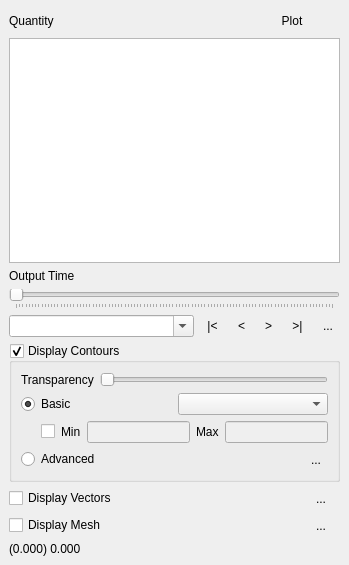
<?xml version="1.0" encoding="UTF-8"?>
<ui version="4.0">
 <class>DockWidget</class>
 <widget class="QDockWidget" name="DockWidget">
  <property name="geometry">
   <rect>
    <x>0</x>
    <y>0</y>
    <width>349</width>
    <height>565</height>
   </rect>
  </property>
  <property name="windowTitle">
   <string>Crayfish</string>
  </property>
  <widget class="QWidget" name="dockWidgetContents">
   <layout class="QVBoxLayout" name="verticalLayout_2">
    <item>
     <layout class="QHBoxLayout" name="horizontalLayout_6">
      <item>
       <widget class="QLabel" name="label">
        <property name="text">
         <string>Quantity</string>
        </property>
       </widget>
      </item>
      <item>
       <widget class="QToolButton" name="btnPlot">
        <property name="text">
         <string>Plot</string>
        </property>
        <property name="checkable">
         <bool>true</bool>
        </property>
        <property name="toolButtonStyle">
         <enum>Qt::ToolButtonTextBesideIcon</enum>
        </property>
        <property name="autoRaise">
         <bool>true</bool>
        </property>
       </widget>
      </item>
      <item>
       <widget class="QToolButton" name="btnLockCurrent">
        <property name="toolTip">
         <string>Lock rendering to the current dataset

When locked, Crayfish will render contours (and vectors)
from the selected dataset.

When unlocked, it is possible to combine rendering
of contours and vectors from different datasets
by clicking the icons next to dataset names.</string>
        </property>
        <property name="autoRaise">
         <bool>true</bool>
        </property>
       </widget>
      </item>
     </layout>
    </item>
    <item>
     <widget class="DataSetView" name="treeDataSets">
      <property name="minimumSize">
       <size>
        <width>0</width>
        <height>55</height>
       </size>
      </property>
     </widget>
    </item>
    <item>
     <widget class="QLabel" name="label_2">
      <property name="text">
       <string>Output Time</string>
      </property>
     </widget>
    </item>
    <item>
     <layout class="QGridLayout" name="gridLayout_2">
      <item row="1" column="0">
       <widget class="QComboBox" name="cboTime">
        <property name="editable">
         <bool>true</bool>
        </property>
        <property name="insertPolicy">
         <enum>QComboBox::NoInsert</enum>
        </property>
       </widget>
      </item>
      <item row="1" column="1">
       <widget class="QToolButton" name="btnFirst">
        <property name="text">
         <string>|&lt;</string>
        </property>
        <property name="autoRaise">
         <bool>true</bool>
        </property>
       </widget>
      </item>
      <item row="1" column="2">
       <widget class="QToolButton" name="btnPrev">
        <property name="text">
         <string>&lt;</string>
        </property>
        <property name="autoRaise">
         <bool>true</bool>
        </property>
       </widget>
      </item>
      <item row="1" column="3">
       <widget class="QToolButton" name="btnNext">
        <property name="text">
         <string>&gt;</string>
        </property>
        <property name="autoRaise">
         <bool>true</bool>
        </property>
       </widget>
      </item>
      <item row="1" column="4">
       <widget class="QToolButton" name="btnLast">
        <property name="text">
         <string>&gt;|</string>
        </property>
        <property name="autoRaise">
         <bool>true</bool>
        </property>
       </widget>
      </item>
      <item row="1" column="5">
       <widget class="QToolButton" name="btnTimeOptions">
        <property name="toolTip">
         <string>Advanced Contour Options</string>
        </property>
        <property name="text">
         <string>...</string>
        </property>
        <property name="popupMode">
         <enum>QToolButton::InstantPopup</enum>
        </property>
        <property name="autoRaise">
         <bool>true</bool>
        </property>
        <property name="arrowType">
         <enum>Qt::NoArrow</enum>
        </property>
       </widget>
      </item>
      <item row="0" column="0" colspan="6">
       <widget class="QSlider" name="sliderTime">
        <property name="orientation">
         <enum>Qt::Horizontal</enum>
        </property>
        <property name="tickPosition">
         <enum>QSlider::TicksBelow</enum>
        </property>
        <property name="tickInterval">
         <number>1</number>
        </property>
       </widget>
      </item>
     </layout>
    </item>
    <item>
     <widget class="QgsCollapsibleGroupBox" name="contoursGroupBox">
      <property name="title">
       <string>Display Contours</string>
      </property>
      <property name="checkable">
       <bool>true</bool>
      </property>
      <layout class="QVBoxLayout" name="verticalLayout">
       <item>
        <layout class="QHBoxLayout" name="horizontalLayout_2">
         <item>
          <widget class="QLabel" name="label_3">
           <property name="text">
            <string>Transparency</string>
           </property>
          </widget>
         </item>
         <item>
          <widget class="QSlider" name="contourTransparencySlider">
           <property name="maximum">
            <number>255</number>
           </property>
           <property name="pageStep">
            <number>20</number>
           </property>
           <property name="orientation">
            <enum>Qt::Horizontal</enum>
           </property>
          </widget>
         </item>
        </layout>
       </item>
       <item>
        <layout class="QHBoxLayout" name="horizontalLayout_3">
         <item>
          <widget class="QRadioButton" name="radContourBasic">
           <property name="text">
            <string>Basic</string>
           </property>
           <property name="checked">
            <bool>true</bool>
           </property>
          </widget>
         </item>
         <item>
          <widget class="QgsColorRampComboBox" name="cboContourBasic"/>
         </item>
        </layout>
       </item>
       <item>
        <layout class="QHBoxLayout" name="horizontalLayout">
         <item>
          <spacer name="horizontalSpacer">
           <property name="orientation">
            <enum>Qt::Horizontal</enum>
           </property>
           <property name="sizeType">
            <enum>QSizePolicy::Fixed</enum>
           </property>
           <property name="sizeHint" stdset="0">
            <size>
             <width>20</width>
             <height>20</height>
            </size>
           </property>
          </spacer>
         </item>
         <item>
          <widget class="QCheckBox" name="contourCustomRangeCheckBox">
           <property name="text">
            <string/>
           </property>
          </widget>
         </item>
         <item>
          <widget class="QLabel" name="contourMinLabel">
           <property name="text">
            <string>Min</string>
           </property>
          </widget>
         </item>
         <item>
          <widget class="QLineEdit" name="contourMinLineEdit">
           <property name="enabled">
            <bool>false</bool>
           </property>
          </widget>
         </item>
         <item>
          <widget class="QLabel" name="contourMaxLabel">
           <property name="text">
            <string>Max</string>
           </property>
          </widget>
         </item>
         <item>
          <widget class="QLineEdit" name="contourMaxLineEdit">
           <property name="enabled">
            <bool>false</bool>
           </property>
          </widget>
         </item>
        </layout>
       </item>
       <item>
        <layout class="QHBoxLayout" name="horizontalLayout_4">
         <item>
          <widget class="QRadioButton" name="radContourAdvanced">
           <property name="text">
            <string>Advanced</string>
           </property>
          </widget>
         </item>
         <item>
          <widget class="QLabel" name="lblAdvancedPreview">
           <property name="sizePolicy">
            <sizepolicy hsizetype="Fixed" vsizetype="Preferred">
             <horstretch>0</horstretch>
             <verstretch>0</verstretch>
            </sizepolicy>
           </property>
           <property name="minimumSize">
            <size>
             <width>100</width>
             <height>0</height>
            </size>
           </property>
           <property name="text">
            <string/>
           </property>
          </widget>
         </item>
         <item>
          <widget class="QToolButton" name="btnAdvanced">
           <property name="toolTip">
            <string>Advanced Contour Options</string>
           </property>
           <property name="text">
            <string>...</string>
           </property>
           <property name="popupMode">
            <enum>QToolButton::InstantPopup</enum>
           </property>
           <property name="autoRaise">
            <bool>true</bool>
           </property>
           <property name="arrowType">
            <enum>Qt::NoArrow</enum>
           </property>
          </widget>
         </item>
        </layout>
       </item>
      </layout>
     </widget>
    </item>
    <item>
     <layout class="QGridLayout" name="gridLayout">
      <property name="rightMargin">
       <number>7</number>
      </property>
      <item row="1" column="0">
       <widget class="QCheckBox" name="displayMeshCheckBox">
        <property name="text">
         <string>Display Mesh</string>
        </property>
       </widget>
      </item>
      <item row="0" column="2">
       <layout class="QHBoxLayout" name="horizontalLayout_5">
        <item>
         <spacer name="horizontalSpacer_2">
          <property name="orientation">
           <enum>Qt::Horizontal</enum>
          </property>
          <property name="sizeHint" stdset="0">
           <size>
            <width>40</width>
            <height>20</height>
           </size>
          </property>
         </spacer>
        </item>
        <item>
         <widget class="QToolButton" name="btnVectorOptions">
          <property name="toolTip">
           <string>Vector Options</string>
          </property>
          <property name="text">
           <string>...</string>
          </property>
          <property name="autoRaise">
           <bool>true</bool>
          </property>
         </widget>
        </item>
       </layout>
      </item>
      <item row="0" column="1" rowspan="2">
       <spacer name="horizontalSpacer_3">
        <property name="orientation">
         <enum>Qt::Horizontal</enum>
        </property>
        <property name="sizeHint" stdset="0">
         <size>
          <width>40</width>
          <height>20</height>
         </size>
        </property>
       </spacer>
      </item>
      <item row="0" column="0">
       <widget class="QCheckBox" name="displayVectorsCheckBox">
        <property name="text">
         <string>Display Vectors</string>
        </property>
       </widget>
      </item>
      <item row="1" column="2">
       <layout class="QHBoxLayout" name="horizontalLayout_8">
        <item>
         <spacer name="horizontalSpacer_4">
          <property name="orientation">
           <enum>Qt::Horizontal</enum>
          </property>
          <property name="sizeHint" stdset="0">
           <size>
            <width>40</width>
            <height>20</height>
           </size>
          </property>
         </spacer>
        </item>
        <item>
         <widget class="QToolButton" name="btnMeshOptions">
          <property name="enabled">
           <bool>true</bool>
          </property>
          <property name="text">
           <string>...</string>
          </property>
          <property name="autoRaise">
           <bool>true</bool>
          </property>
         </widget>
        </item>
       </layout>
      </item>
     </layout>
    </item>
    <item>
     <widget class="QLabel" name="valueLabel">
      <property name="text">
       <string>(0.000) 0.000</string>
      </property>
     </widget>
    </item>
   </layout>
  </widget>
 </widget>
 <customwidgets>
  <customwidget>
   <class>QgsCollapsibleGroupBox</class>
   <extends>QGroupBox</extends>
   <header>qgis.gui</header>
   <container>1</container>
  </customwidget>
  <customwidget>
   <class>QgsColorRampComboBox</class>
   <extends>QComboBox</extends>
   <header>qgis.gui</header>
  </customwidget>
  <customwidget>
   <class>DataSetView</class>
   <extends>QTreeView</extends>
   <header>crayfish.gui.dataset_view</header>
  </customwidget>
 </customwidgets>
 <tabstops>
  <tabstop>treeDataSets</tabstop>
  <tabstop>sliderTime</tabstop>
  <tabstop>cboTime</tabstop>
  <tabstop>btnFirst</tabstop>
  <tabstop>btnPrev</tabstop>
  <tabstop>btnNext</tabstop>
  <tabstop>btnLast</tabstop>
  <tabstop>contoursGroupBox</tabstop>
  <tabstop>contourTransparencySlider</tabstop>
  <tabstop>radContourBasic</tabstop>
  <tabstop>cboContourBasic</tabstop>
  <tabstop>contourCustomRangeCheckBox</tabstop>
  <tabstop>contourMinLineEdit</tabstop>
  <tabstop>contourMaxLineEdit</tabstop>
  <tabstop>radContourAdvanced</tabstop>
  <tabstop>btnAdvanced</tabstop>
  <tabstop>displayVectorsCheckBox</tabstop>
  <tabstop>btnVectorOptions</tabstop>
  <tabstop>displayMeshCheckBox</tabstop>
 </tabstops>
 <resources/>
 <connections>
  <connection>
   <sender>displayVectorsCheckBox</sender>
   <signal>toggled(bool)</signal>
   <receiver>DockWidget</receiver>
   <slot>displayVectorsButtonToggled()</slot>
   <hints>
    <hint type="sourcelabel">
     <x>152</x>
     <y>492</y>
    </hint>
    <hint type="destinationlabel">
     <x>454</x>
     <y>245</y>
    </hint>
   </hints>
  </connection>
  <connection>
   <sender>displayMeshCheckBox</sender>
   <signal>toggled(bool)</signal>
   <receiver>DockWidget</receiver>
   <slot>displayMeshButtonToggled()</slot>
   <hints>
    <hint type="sourcelabel">
     <x>65</x>
     <y>526</y>
    </hint>
    <hint type="destinationlabel">
     <x>5</x>
     <y>431</y>
    </hint>
   </hints>
  </connection>
  <connection>
   <sender>btnVectorOptions</sender>
   <signal>clicked()</signal>
   <receiver>DockWidget</receiver>
   <slot>displayVectorPropsDialog()</slot>
   <hints>
    <hint type="sourcelabel">
     <x>320</x>
     <y>483</y>
    </hint>
    <hint type="destinationlabel">
     <x>343</x>
     <y>491</y>
    </hint>
   </hints>
  </connection>
 </connections>
 <slots>
  <slot>displayContoursButtonToggled()</slot>
  <slot>displayVectorsButtonToggled()</slot>
  <slot>displayVectorPropsDialog()</slot>
  <slot>displayMeshButtonToggled()</slot>
 </slots>
</ui>
